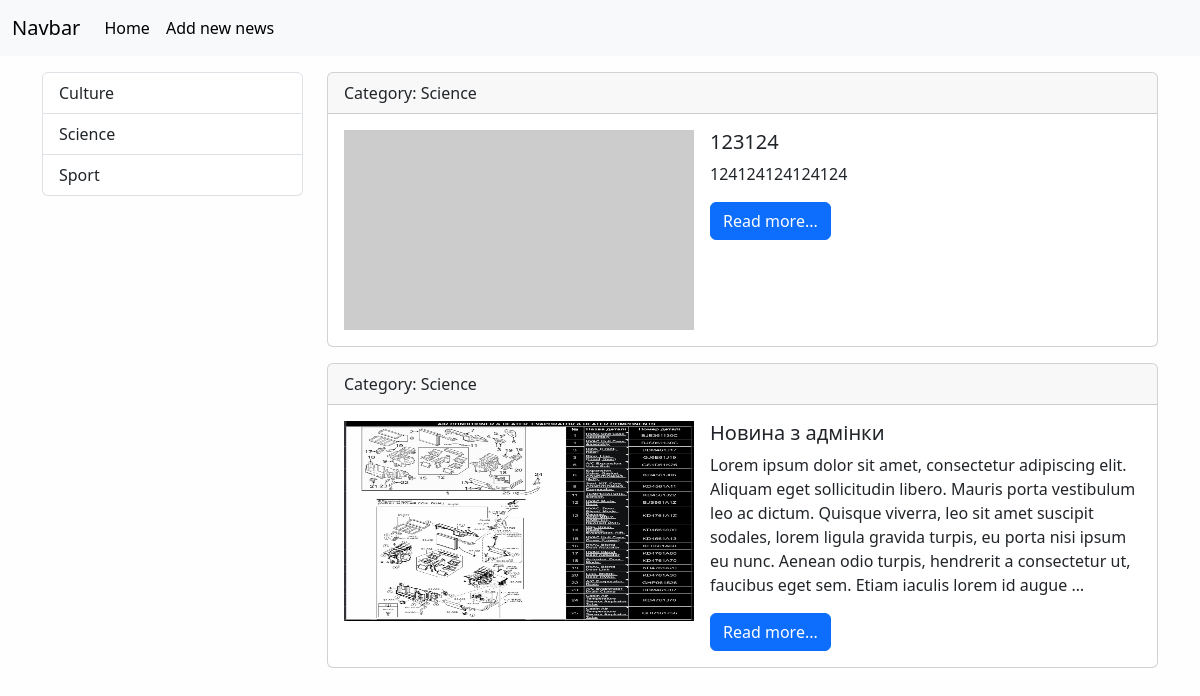
The app's page /category/2/, older data.
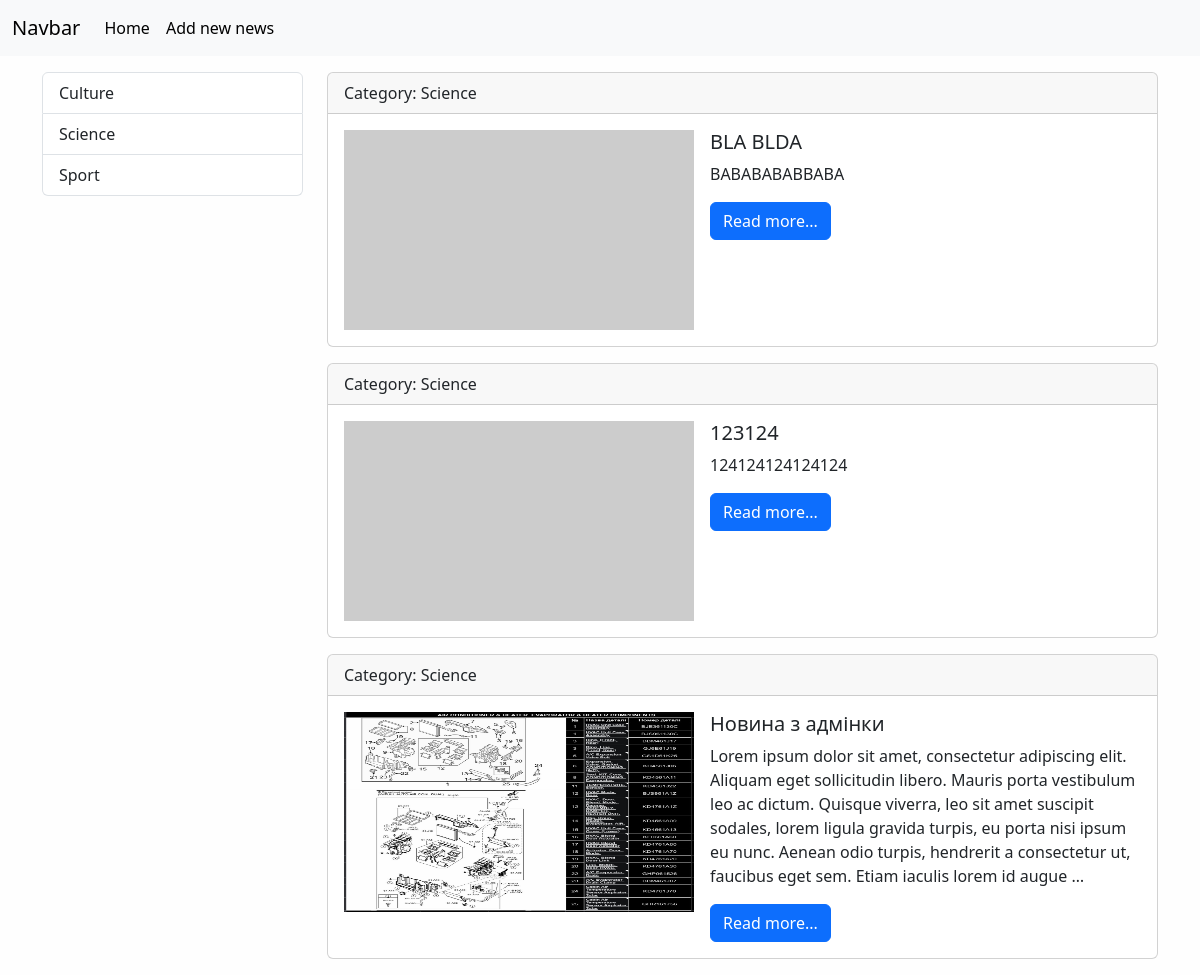
The same page, newer data.
### news/models.py (models this page shows, shortened)
class Category(models.Model):
    title = models.CharField(max_length=150, db_index=True, verbose_name="Title_category")
    def get_absolute_url(self):
        return reverse("category", kwargs={"category_id": self.pk})
    def __str__(self):
        return self.title
    class Meta:
        verbose_name = "Category"
        verbose_name_plural = "Categories"
        ordering = ["title"]

class News(models.Model):
    title = models.CharField(max_length=150, verbose_name="Title_new")
    content = models.TextField(blank=True)
    created_at = models.DateTimeField(auto_now_add=True)
    updated_at = models.DateTimeField(auto_now=True)
    photo = models.ImageField(upload_to="photos/%Y/%m/%d", blank=True)
    is_published = models.BooleanField(default=True, verbose_name="Is published")
    category = models.ForeignKey("Category", on_delete=models.PROTECT)
    class Meta:
        verbose_name = "New"
        verbose_name_plural = "News"
        ordering = ["-created_at"]

### news/views.py (the view)
# urls.py: path("category/<int:category_id>/", get_category, name="category"),
def get_category(request, category_id: int):
    news = News.objects.filter(category_id=category_id)
    category = Category.objects.get(pk=category_id)
    return render(
        request,
        "news/category.html",
        {
            "news": news,
            "category": category,
        }
    )

### news/templatetags/news_tags.py (called while the page is built)
@register.inclusion_tag("news/list_categories.html")
def show_categories():
    categories = Category.objects.all()
    return {"categories": categories}

### news/templates/news/category.html (shortened to what this page needs)
{% extends 'base.html' %}
{% block sidebar %}
{% include 'inc/_sidebar.html'%}
{% endblock %}
{% block content %}
{% for item in news %}
<div class="card mb-3">
    <div class="card-header">Category: {{ item.category }}</div>
    <div class="card-body">
        <div class="d-flex">
            <div class="flex-shrink-0">
                {% if item.photo %}
                <img src="{{ item.photo.url }}" alt="Empty field" width="350" height="200">
                {% else %}
                <img src="https://picsum.photos/seed/picsum/350/200" alt="Empty field">
                {% endif %}
            </div>
            <div class="flex-grow-1 ms-3">
                <h5 class="card-title">{{ item.title }}</h5>
                <p class="card-text">{{ item.content|truncatewords:50 }}</p>
                <a href="/" class="btn btn-primary">Read more...</a>
            </div>
        </div>
    </div>
</div>
{% endfor %}
{% endblock %}

### news/tags/news/list_categories.html
<div class="list-group">
    {% for category in categories %}
    <a href="{{ category.get_absolute_url }}" class="list-group-item list-group-item-action" aria-current="true">
        {{ category.title }}
    </a>
    {% endfor %}
</div>

Row changes from the older to the newer data that the page shows:
added News: category "Science", title "BLA BLDA", content "BABABABABBABA"
